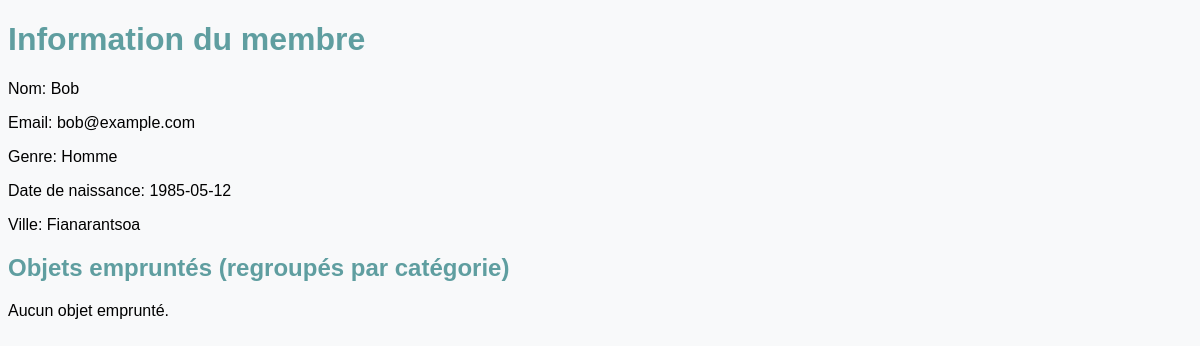
Page /pages/ficheMembre.php (signed in) on the earlier database version.
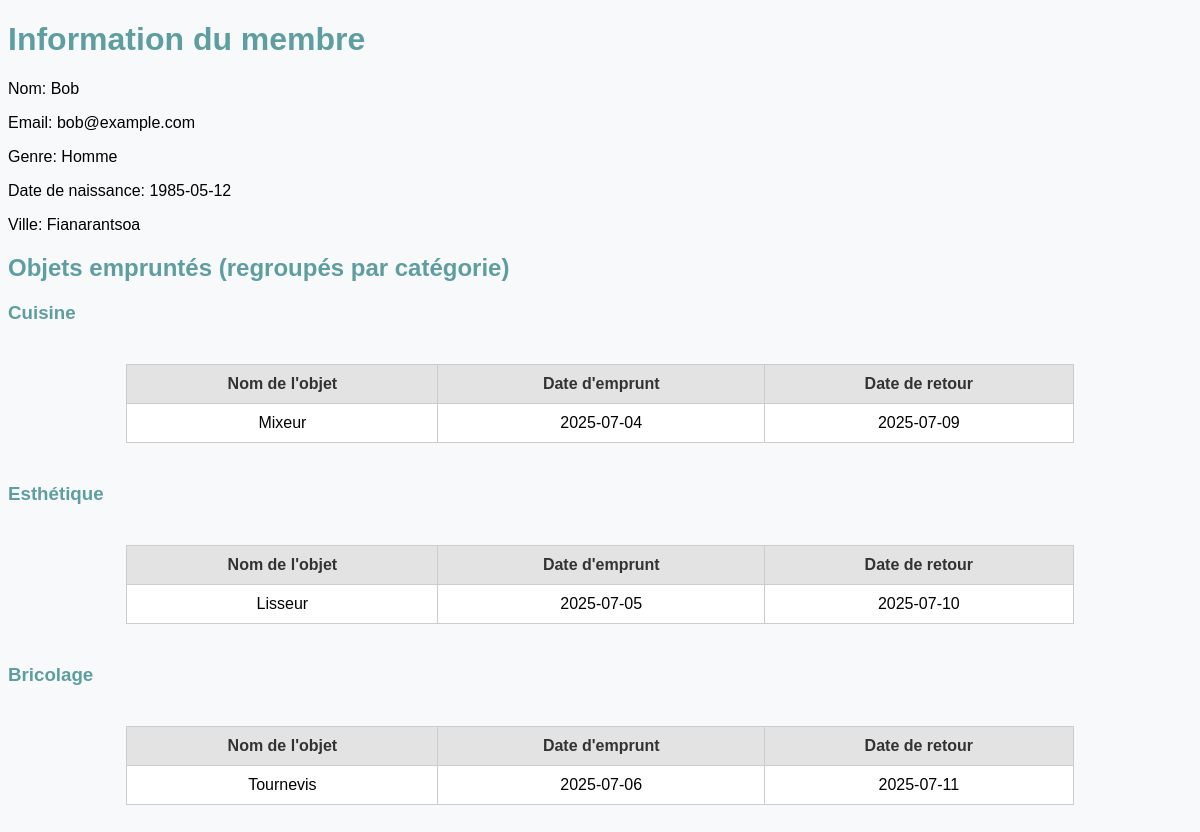
Same page on the later database version.
### tables this page shows
CREATE TABLE emprunts_membre (
    id_membre INT AUTO_INCREMENT PRIMARY KEY,
    nom VARCHAR(100),
    date_naissance DATE,
    genre VARCHAR(100),
    email VARCHAR(100),
    ville VARCHAR(100),
    mdp VARCHAR(255),
    image_profil VARCHAR(255)
);

CREATE TABLE emprunts_objet (
    id_objet INT AUTO_INCREMENT PRIMARY KEY,
    nom_objet VARCHAR(100),
    id_categorie INT,
    id_membre INT,
    FOREIGN KEY (id_categorie) REFERENCES emprunts_categorie_objet(id_categorie),
    FOREIGN KEY (id_membre) REFERENCES emprunts_membre(id_membre)
);

CREATE TABLE emprunts_emprunt (
    id_emprunt INT AUTO_INCREMENT PRIMARY KEY,
    id_objet INT,
    id_membre INT,
    date_emprunt DATE,
    date_retour DATE,
    FOREIGN KEY (id_objet) REFERENCES emprunts_objet(id_objet),
    FOREIGN KEY (id_membre) REFERENCES emprunts_membre(id_membre)
);

### inc/connection.php (called while the page is built)
<?php
function dbconnect()
{
    $connect = mysqli_connect('172.60.0.15', 'ETU004019', 'P3VFcEXD', 'db_s2_ETU004019');
    mysqli_set_charset($connect, 'utf8mb4');
    return $connect;
}
?>

### pages/ficheMembre.php (the view, shortened to what this page needs)
<?php
$email = isset($_SESSION['email']) ? $_SESSION['email'] : '';
$mdp = isset($_SESSION['mdp']) ? $_SESSION['mdp'] : '';
$queryMembre = "SELECT * FROM emprunts_membre WHERE email='$email' AND mdp='$mdp'";
$resultMembre = mysqli_query(dbconnect(), $queryMembre);
$membre = mysqli_fetch_assoc($resultMembre);
$queryObjets = "SELECT obj.nom_objet, obj.id_objet, cat.nom_categorie, emp.date_emprunt, emp.date_retour
    FROM emprunts_objet obj
    INNER JOIN emprunts_emprunt emp ON obj.id_objet = emp.id_objet
    INNER JOIN emprunts_categorie_objet cat ON obj.id_categorie = cat.id_categorie
    WHERE obj.id_membre = '{$membre['id_membre']}'";
$resultObjets = mysqli_query(dbconnect(), $queryObjets);
$objetsParCategorie = [];
while ($row = mysqli_fetch_assoc($resultObjets)) {
    $cat = $row['nom_categorie'];
    if (!isset($objetsParCategorie[$cat])) {
        $objetsParCategorie[$cat] = [];
    }
    $objetsParCategorie[$cat][] = $row;
}
?>
<!DOCTYPE html>
<html lang="fr">
<head>
</head>
<body>
    <h1>Information du membre</h1>
    <?php if ($membre) { ?>
        <p>Nom: <?= $membre['nom'] ?></p>
        <p>Email: <?= $membre['email'] ?></p>
        <p>Genre: <?= $membre['genre'] ?></p>
        <p>Date de naissance: <?= $membre['date_naissance'] ?></p>
        <p>Ville: <?= $membre['ville'] ?></p>
        <h2>Objets empruntés (regroupés par catégorie)</h2>
        <?php if (!empty($objetsParCategorie)) { ?>
            <?php foreach ($objetsParCategorie as $categorie => $objets) { ?>
                <h3><?= $categorie ?></h3>
                <table border="1">
                    <tr>
                        <th>Nom de l'objet</th>
                        <th>Date d'emprunt</th>
                        <th>Date de retour</th>
                    </tr>
                    <?php foreach ($objets as $obj) { ?>
                    <tr>
                        <td><?= $obj['nom_objet'] ?></td>
                        <td><?= $obj['date_emprunt'] ?></td>
                        <td><?= $obj['date_retour'] ?></td>
                    </tr>
                    <?php } ?>
                </table>
            <?php } ?>
        <?php } else { ?>
            <p>Aucun objet emprunté.</p>
        <?php } ?>
    <?php } else { ?>
        <p style="color:red;">Aucun membre trouvé. Veuillez vous connecter.</p>
    <?php } ?>
</body>
</html>

### pages/ficheMembre.php (style rules this page uses)
body { background: #f8f9fa; font-family: Arial, sans-serif; }
table { margin: 40px auto; border-collapse: collapse; width: 80%; background: #fff; }
th, td { padding: 10px 15px; border: 1px solid #ccc; text-align: center; }
th { background: #e3e3e3; color: #333; }
h1, h2, h3 { color: cadetblue; }

Differences in the rows shown:
now on this page (row edited): emprunts_objet: nom_objet "Mixeur", emprunts_emprunt.date_emprunt "2025-07-04", emprunts_emprunt.date_retour "2025-07-09", shown under "Cuisine"
now on this page (row edited): emprunts_objet: nom_objet "Lisseur", emprunts_emprunt.date_emprunt "2025-07-05", emprunts_emprunt.date_retour "2025-07-10", shown under "Esthétique"
now on this page (row edited): emprunts_objet: nom_objet "Tournevis", emprunts_emprunt.date_emprunt "2025-07-06", emprunts_emprunt.date_retour "2025-07-11", shown under "Bricolage"
Other differences:
new list line: "Cuisine Nom de l'objet Date d'emprunt Date de retour"
new list line: "Esthétique Nom de l'objet Date d'emprunt Date de retour"
new list line: "Bricolage Nom de l'objet Date d'emprunt Date de retour"
text no longer shown: "Aucun objet emprunté."
